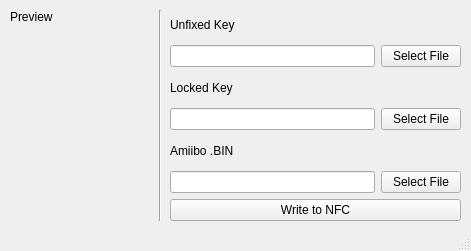
<?xml version="1.0" encoding="UTF-8"?>
<ui version="4.0">
 <class>MainWindow</class>
 <widget class="QMainWindow" name="MainWindow">
  <property name="geometry">
   <rect>
    <x>0</x>
    <y>0</y>
    <width>471</width>
    <height>251</height>
   </rect>
  </property>
  <property name="minimumSize">
   <size>
    <width>471</width>
    <height>251</height>
   </size>
  </property>
  <property name="maximumSize">
   <size>
    <width>471</width>
    <height>251</height>
   </size>
  </property>
  <property name="windowTitle">
   <string>NFCiibo</string>
  </property>
  <widget class="QWidget" name="centralwidget">
   <widget class="QLabel" name="PreviewLabel">
    <property name="geometry">
     <rect>
      <x>10</x>
      <y>10</y>
      <width>47</width>
      <height>13</height>
     </rect>
    </property>
    <property name="text">
     <string>Preview</string>
    </property>
   </widget>
   <widget class="QLabel" name="PreviewIcon">
    <property name="geometry">
     <rect>
      <x>10</x>
      <y>30</y>
      <width>141</width>
      <height>191</height>
     </rect>
    </property>
    <property name="autoFillBackground">
     <bool>true</bool>
    </property>
    <property name="text">
     <string/>
    </property>
    <property name="scaledContents">
     <bool>true</bool>
    </property>
   </widget>
   <widget class="Line" name="Divider">
    <property name="geometry">
     <rect>
      <x>150</x>
      <y>10</y>
      <width>21</width>
      <height>211</height>
     </rect>
    </property>
    <property name="orientation">
     <enum>Qt::Vertical</enum>
    </property>
   </widget>
   <widget class="QWidget" name="">
    <property name="geometry">
     <rect>
      <x>170</x>
      <y>10</y>
      <width>291</width>
      <height>211</height>
     </rect>
    </property>
    <layout class="QGridLayout" name="gridLayout_2">
     <item row="0" column="0">
      <widget class="QLabel" name="unfixedLabel">
       <property name="text">
        <string>Unfixed Key</string>
       </property>
      </widget>
     </item>
     <item row="1" column="0">
      <widget class="QLineEdit" name="UnfixedInput"/>
     </item>
     <item row="1" column="1">
      <widget class="QPushButton" name="UnfixedButton">
       <property name="text">
        <string>Select File</string>
       </property>
      </widget>
     </item>
     <item row="2" column="0">
      <widget class="QLabel" name="LockedLabel">
       <property name="text">
        <string>Locked Key</string>
       </property>
      </widget>
     </item>
     <item row="3" column="0">
      <widget class="QLineEdit" name="LockedInput"/>
     </item>
     <item row="3" column="1">
      <widget class="QPushButton" name="LockedButton">
       <property name="text">
        <string>Select File</string>
       </property>
      </widget>
     </item>
     <item row="4" column="0">
      <widget class="QLabel" name="BinLabel">
       <property name="text">
        <string>Amiibo .BIN</string>
       </property>
      </widget>
     </item>
     <item row="5" column="0">
      <widget class="QLineEdit" name="BinInput"/>
     </item>
     <item row="5" column="1">
      <widget class="QPushButton" name="BinButton">
       <property name="text">
        <string>Select File</string>
       </property>
      </widget>
     </item>
     <item row="6" column="0" colspan="2">
      <widget class="QPushButton" name="WriteButton">
       <property name="text">
        <string>Write to NFC</string>
       </property>
      </widget>
     </item>
    </layout>
   </widget>
  </widget>
  <widget class="QStatusBar" name="statusbar"/>
 </widget>
 <resources/>
 <connections/>
</ui>
